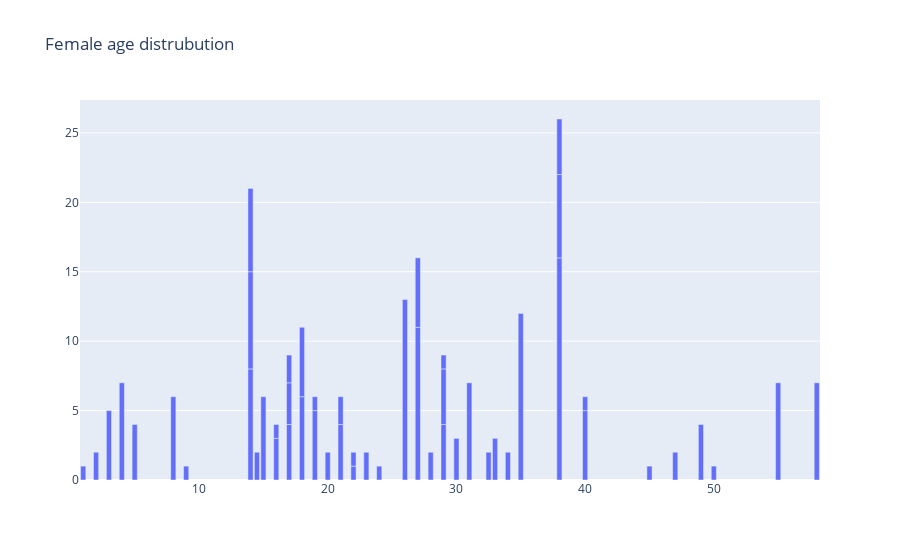

The notebook cell this image was saved under:
### Code cell
import plotly.graph_objects as go

fig = go.Figure([go.Bar(x=Female_pas["Age"], y=Female_pas["Age"].value_counts())])
fig.update_layout(
    title={
        'text': "Female age distrubution"})
fig.show()

### Figure 1 — Plotly figure (JSON) as saved in the notebook; plotly's stock layout.template omitted (floating-point values rounded to 4 significant figures; data arrays with more than 128 entries replaced by an {"elided": "..."} marker saying what was removed)
{"data": [{"type": "bar", "x": {"elided": "314 float values"}, "y": [16, 13, 12, 11, 8, 7, 7, 7, 7, 7, 7, 6, 6, 6, 6, 6, 6, 6, 6, 5, 5, 5, 5, 5, 5, 4, 4, 4, 4, 4, 4, 4, 3, 3, 3, 3, 3, 2, 2, 2, 2, 2, 2, 2, 2, 2, 2, 2, 2, 1, 1, 1, 1, 1, 1, 1, 1, 1, 1, 1, 1, 1, 1]}], "layout": {"title": {"text": "Female age distrubution"}}}
